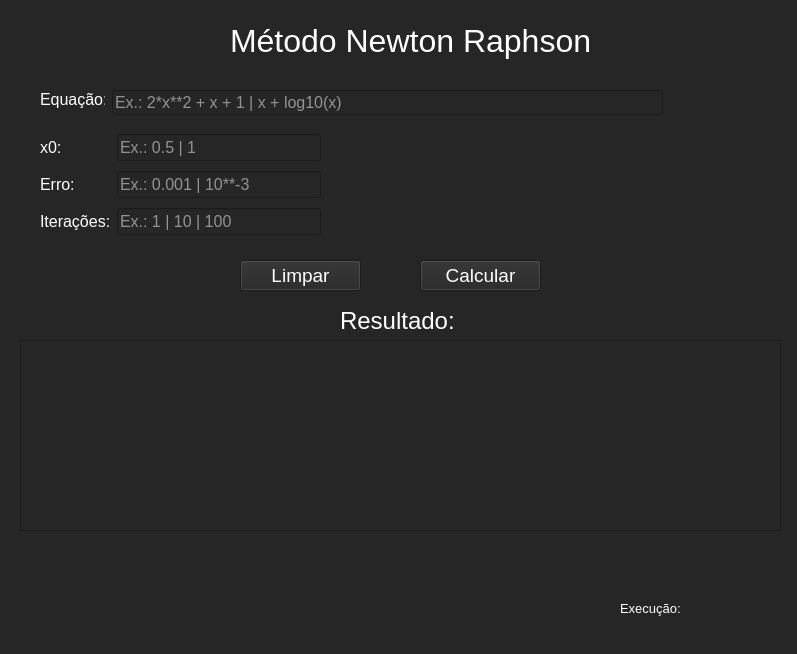
<?xml version="1.0" encoding="UTF-8"?>
<ui version="4.0">
 <class>metNewRaph</class>
 <widget class="QMainWindow" name="metNewRaph">
  <property name="geometry">
   <rect>
    <x>0</x>
    <y>0</y>
    <width>797</width>
    <height>654</height>
   </rect>
  </property>
  <property name="minimumSize">
   <size>
    <width>797</width>
    <height>654</height>
   </size>
  </property>
  <property name="maximumSize">
   <size>
    <width>797</width>
    <height>654</height>
   </size>
  </property>
  <property name="windowTitle">
   <string>Método Newton Raphson</string>
  </property>
  <property name="styleSheet">
   <string notr="true">background-color: rgb(38, 38, 38);</string>
  </property>
  <widget class="QWidget" name="centralwidget">
   <widget class="QLabel" name="label">
    <property name="geometry">
     <rect>
      <x>230</x>
      <y>10</y>
      <width>381</width>
      <height>61</height>
     </rect>
    </property>
    <property name="font">
     <font>
      <pointsize>24</pointsize>
     </font>
    </property>
    <property name="styleSheet">
     <string notr="true">color: rgb(255, 255, 255);</string>
    </property>
    <property name="text">
     <string>Método Newton Raphson</string>
    </property>
   </widget>
   <widget class="QLabel" name="label_2">
    <property name="geometry">
     <rect>
      <x>40</x>
      <y>90</y>
      <width>65</width>
      <height>19</height>
     </rect>
    </property>
    <property name="font">
     <font>
      <pointsize>12</pointsize>
     </font>
    </property>
    <property name="styleSheet">
     <string notr="true">color: rgb(255, 255, 255);</string>
    </property>
    <property name="text">
     <string>Equação:</string>
    </property>
   </widget>
   <widget class="QLineEdit" name="inp_expr">
    <property name="geometry">
     <rect>
      <x>112</x>
      <y>90</y>
      <width>551</width>
      <height>25</height>
     </rect>
    </property>
    <property name="font">
     <font>
      <pointsize>12</pointsize>
     </font>
    </property>
    <property name="styleSheet">
     <string notr="true">color: rgb(255, 255, 255);</string>
    </property>
    <property name="inputMask">
     <string/>
    </property>
    <property name="text">
     <string/>
    </property>
    <property name="placeholderText">
     <string>Ex.: 2*x**2 + x + 1 | x + log10(x)</string>
    </property>
   </widget>
   <widget class="QPushButton" name="but_calc">
    <property name="geometry">
     <rect>
      <x>420</x>
      <y>260</y>
      <width>121</width>
      <height>31</height>
     </rect>
    </property>
    <property name="font">
     <font>
      <pointsize>14</pointsize>
     </font>
    </property>
    <property name="styleSheet">
     <string notr="true">color: rgb(255, 255, 255);</string>
    </property>
    <property name="text">
     <string>Calcular</string>
    </property>
   </widget>
   <widget class="QPushButton" name="but_clear">
    <property name="geometry">
     <rect>
      <x>240</x>
      <y>260</y>
      <width>121</width>
      <height>31</height>
     </rect>
    </property>
    <property name="font">
     <font>
      <pointsize>14</pointsize>
     </font>
    </property>
    <property name="styleSheet">
     <string notr="true">color: rgb(255, 255, 255);</string>
    </property>
    <property name="text">
     <string>Limpar</string>
    </property>
   </widget>
   <widget class="QLabel" name="label_6">
    <property name="geometry">
     <rect>
      <x>340</x>
      <y>310</y>
      <width>131</width>
      <height>21</height>
     </rect>
    </property>
    <property name="font">
     <font>
      <pointsize>18</pointsize>
     </font>
    </property>
    <property name="styleSheet">
     <string notr="true">color: rgb(255, 255, 255);</string>
    </property>
    <property name="text">
     <string>Resultado:</string>
    </property>
   </widget>
   <widget class="QLabel" name="labelResult">
    <property name="geometry">
     <rect>
      <x>10</x>
      <y>540</y>
      <width>761</width>
      <height>71</height>
     </rect>
    </property>
    <property name="font">
     <font>
      <pointsize>16</pointsize>
     </font>
    </property>
    <property name="layoutDirection">
     <enum>Qt::LeftToRight</enum>
    </property>
    <property name="styleSheet">
     <string notr="true">color: rgb(255, 255, 255);
background-color: rgb(38, 38, 38);</string>
    </property>
    <property name="text">
     <string/>
    </property>
    <property name="alignment">
     <set>Qt::AlignCenter</set>
    </property>
   </widget>
   <widget class="QTableWidget" name="tableWidget">
    <property name="geometry">
     <rect>
      <x>20</x>
      <y>340</y>
      <width>761</width>
      <height>191</height>
     </rect>
    </property>
    <property name="font">
     <font>
      <pointsize>12</pointsize>
     </font>
    </property>
    <property name="styleSheet">
     <string notr="true">color: rgb(255, 255, 255);
border-color: rgb(38, 38, 38);</string>
    </property>
   </widget>
   <widget class="QWidget" name="layoutWidget">
    <property name="geometry">
     <rect>
      <x>40</x>
      <y>130</y>
      <width>281</width>
      <height>111</height>
     </rect>
    </property>
    <layout class="QGridLayout" name="gridLayout">
     <item row="0" column="0">
      <widget class="QLabel" name="label_3">
       <property name="font">
        <font>
         <pointsize>12</pointsize>
        </font>
       </property>
       <property name="styleSheet">
        <string notr="true">color: rgb(255, 255, 255);</string>
       </property>
       <property name="text">
        <string>x0:</string>
       </property>
      </widget>
     </item>
     <item row="2" column="0">
      <widget class="QLabel" name="label_5">
       <property name="font">
        <font>
         <pointsize>12</pointsize>
        </font>
       </property>
       <property name="styleSheet">
        <string notr="true">color: rgb(255, 255, 255);</string>
       </property>
       <property name="text">
        <string>Iterações:</string>
       </property>
      </widget>
     </item>
     <item row="0" column="1">
      <widget class="QLineEdit" name="inp_x0">
       <property name="font">
        <font>
         <pointsize>12</pointsize>
        </font>
       </property>
       <property name="styleSheet">
        <string notr="true">color: rgb(255, 255, 255);</string>
       </property>
       <property name="placeholderText">
        <string>Ex.: 0.5 | 1</string>
       </property>
      </widget>
     </item>
     <item row="1" column="0">
      <widget class="QLabel" name="label_4">
       <property name="font">
        <font>
         <pointsize>12</pointsize>
        </font>
       </property>
       <property name="styleSheet">
        <string notr="true">color: rgb(255, 255, 255);</string>
       </property>
       <property name="text">
        <string>Erro:</string>
       </property>
      </widget>
     </item>
     <item row="2" column="1">
      <widget class="QLineEdit" name="inp_itera">
       <property name="font">
        <font>
         <pointsize>12</pointsize>
        </font>
       </property>
       <property name="styleSheet">
        <string notr="true">color: rgb(255, 255, 255);</string>
       </property>
       <property name="placeholderText">
        <string>Ex.: 1 | 10 | 100</string>
       </property>
      </widget>
     </item>
     <item row="1" column="1">
      <widget class="QLineEdit" name="inp_erro">
       <property name="font">
        <font>
         <pointsize>12</pointsize>
        </font>
       </property>
       <property name="styleSheet">
        <string notr="true">color: rgb(255, 255, 255);</string>
       </property>
       <property name="text">
        <string/>
       </property>
       <property name="placeholderText">
        <string>Ex.: 0.001 | 10**-3</string>
       </property>
      </widget>
     </item>
    </layout>
   </widget>
   <widget class="QLabel" name="label_7">
    <property name="geometry">
     <rect>
      <x>620</x>
      <y>600</y>
      <width>61</width>
      <height>16</height>
     </rect>
    </property>
    <property name="font">
     <font>
      <pointsize>10</pointsize>
     </font>
    </property>
    <property name="styleSheet">
     <string notr="true">color: rgb(255, 255, 255);</string>
    </property>
    <property name="text">
     <string>Execução:</string>
    </property>
   </widget>
   <widget class="QLabel" name="lblTempExib">
    <property name="geometry">
     <rect>
      <x>690</x>
      <y>600</y>
      <width>81</width>
      <height>16</height>
     </rect>
    </property>
    <property name="font">
     <font>
      <pointsize>10</pointsize>
     </font>
    </property>
    <property name="styleSheet">
     <string notr="true">color: rgb(255, 255, 255);</string>
    </property>
    <property name="text">
     <string/>
    </property>
   </widget>
  </widget>
  <widget class="QMenuBar" name="menubar">
   <property name="geometry">
    <rect>
     <x>0</x>
     <y>0</y>
     <width>797</width>
     <height>21</height>
    </rect>
   </property>
  </widget>
  <widget class="QStatusBar" name="statusbar"/>
 </widget>
 <resources/>
 <connections/>
</ui>
